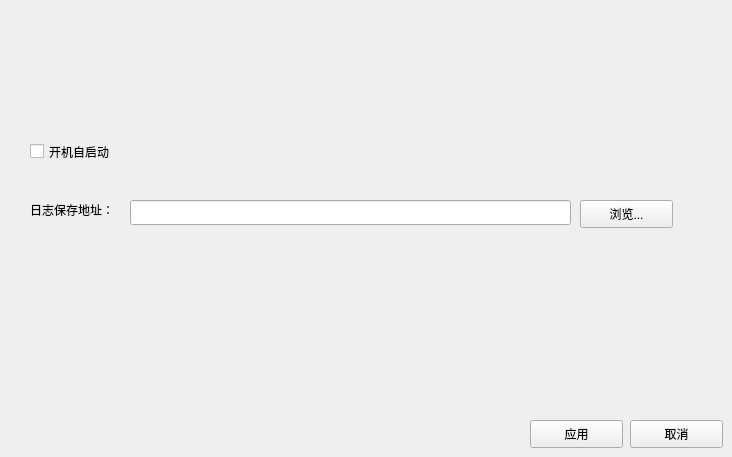
      <widget class="QWidget" name="systemSettingsPage">
       <widget class="QCheckBox" name="chkAutoStart">
        <property name="geometry">
         <rect>
          <x>30</x>
          <y>140</y>
          <width>98</width>
          <height>23</height>
         </rect>
        </property>
        <property name="text">
         <string>开机自启动</string>
        </property>
       </widget>
       <widget class="QLabel" name="lblLogPath">
        <property name="geometry">
         <rect>
          <x>30</x>
          <y>200</y>
          <width>111</width>
          <height>19</height>
         </rect>
        </property>
        <property name="text">
         <string>日志保存地址：</string>
        </property>
       </widget>
       <widget class="QLineEdit" name="editLogPath">
        <property name="geometry">
         <rect>
          <x>130</x>
          <y>200</y>
          <width>441</width>
          <height>25</height>
         </rect>
        </property>
       </widget>
       <widget class="QPushButton" name="btnSSBrowseLogPath">
        <property name="geometry">
         <rect>
          <x>580</x>
          <y>200</y>
          <width>93</width>
          <height>28</height>
         </rect>
        </property>
        <property name="text">
         <string>浏览...</string>
        </property>
       </widget>
       <widget class="QPushButton" name="btnSSApply">
        <property name="geometry">
         <rect>
          <x>530</x>
          <y>420</y>
          <width>93</width>
          <height>28</height>
         </rect>
        </property>
        <property name="text">
         <string>应用</string>
        </property>
       </widget>
       <widget class="QPushButton" name="btnSSCancel">
        <property name="geometry">
         <rect>
          <x>630</x>
          <y>420</y>
          <width>93</width>
          <height>28</height>
         </rect>
        </property>
        <property name="text">
         <string>取消</string>
        </property>
       </widget>
      </widget>
